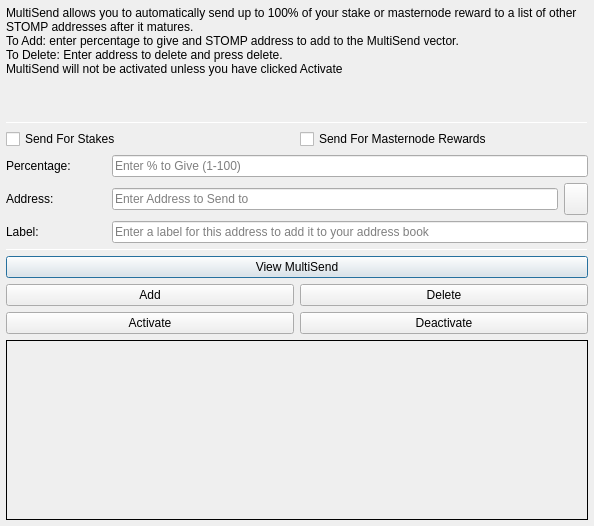
<?xml version="1.0" encoding="UTF-8"?>
<ui version="4.0">
 <class>MultiSendDialog</class>
 <widget class="QDialog" name="MultiSendDialog">
  <property name="windowModality">
   <enum>Qt::NonModal</enum>
  </property>
  <property name="geometry">
   <rect>
    <x>0</x>
    <y>0</y>
    <width>594</width>
    <height>526</height>
   </rect>
  </property>
  <property name="windowTitle">
   <string>MultiSend</string>
  </property>
  <layout class="QVBoxLayout" name="verticalLayout" stretch="0">
   <property name="margin">
    <number>6</number>
   </property>
   <item>
    <layout class="QVBoxLayout" name="verticalLayout_Main" stretch="1,1,1,0,1,1,1">
     <item>
      <widget class="QLabel" name="label_2">
       <property name="lineWidth">
        <number>1</number>
       </property>
       <property name="text">
        <string>MultiSend allows you to automatically send up to 100% of your stake or masternode reward to a list of other STOMP addresses after it matures.
To Add: enter percentage to give and STOMP address to add to the MultiSend vector.
To Delete: Enter address to delete and press delete.
MultiSend will not be activated unless you have clicked Activate</string>
       </property>
       <property name="alignment">
        <set>Qt::AlignLeading|Qt::AlignLeft|Qt::AlignTop</set>
       </property>
       <property name="wordWrap">
        <bool>true</bool>
       </property>
      </widget>
     </item>
     <item>
      <widget class="Line" name="line">
       <property name="minimumSize">
        <size>
         <width>0</width>
         <height>1</height>
        </size>
       </property>
       <property name="maximumSize">
        <size>
         <width>16777215</width>
         <height>1</height>
        </size>
       </property>
       <property name="orientation">
        <enum>Qt::Horizontal</enum>
       </property>
      </widget>
     </item>
     <item>
      <layout class="QVBoxLayout" name="verticalLayout_Settings">
       <item>
        <layout class="QHBoxLayout" name="horizontalLayout">
         <item>
          <widget class="QCheckBox" name="multiSendStakeCheckBox">
           <property name="text">
            <string>Send For Stakes</string>
           </property>
          </widget>
         </item>
         <item>
          <widget class="QCheckBox" name="multiSendMasternodeCheckBox">
           <property name="text">
            <string>Send For Masternode Rewards</string>
           </property>
          </widget>
         </item>
        </layout>
       </item>
       <item>
        <layout class="QHBoxLayout" name="horizontalLayout_6">
         <item>
          <widget class="QLabel" name="label">
           <property name="minimumSize">
            <size>
             <width>100</width>
             <height>0</height>
            </size>
           </property>
           <property name="toolTip">
            <string>Percentage of stake to send</string>
           </property>
           <property name="text">
            <string>Percentage:</string>
           </property>
          </widget>
         </item>
         <item>
          <widget class="QLineEdit" name="multiSendPercentEdit">
           <property name="toolTip">
            <string>Enter whole numbers 1 - 100</string>
           </property>
           <property name="placeholderText">
            <string>Enter % to Give (1-100)</string>
           </property>
          </widget>
         </item>
        </layout>
       </item>
       <item>
        <layout class="QHBoxLayout" name="horizontalLayout_7">
         <item>
          <widget class="QLabel" name="label_5">
           <property name="minimumSize">
            <size>
             <width>100</width>
             <height>0</height>
            </size>
           </property>
           <property name="toolTip">
            <string>Address to send portion of stake to</string>
           </property>
           <property name="text">
            <string>Address:</string>
           </property>
          </widget>
         </item>
         <item>
          <widget class="QLineEdit" name="multiSendAddressEdit">
           <property name="toolTip">
            <string/>
           </property>
           <property name="placeholderText">
            <string>Enter Address to Send to</string>
           </property>
          </widget>
         </item>
         <item>
          <widget class="QToolButton" name="addressBookButton">
           <property name="maximumSize">
            <size>
             <width>16777215</width>
             <height>32</height>
            </size>
           </property>
           <property name="toolTip">
            <string>Choose an address from the address book</string>
           </property>
           <property name="text">
            <string/>
           </property>
           <property name="icon">
            <iconset resource="../stomp.qrc">
             <normaloff>:/icons/address-book</normaloff>:/icons/address-book</iconset>
           </property>
           <property name="shortcut">
            <string>Alt+A</string>
           </property>
          </widget>
         </item>
        </layout>
       </item>
      </layout>
     </item>
     <item>
      <layout class="QHBoxLayout" name="horizontalLayout_3">
       <item>
        <widget class="QLabel" name="label_3">
         <property name="minimumSize">
          <size>
           <width>100</width>
           <height>0</height>
          </size>
         </property>
         <property name="text">
          <string>Label:</string>
         </property>
        </widget>
       </item>
       <item>
        <widget class="QLineEdit" name="labelAddressLabelEdit">
         <property name="placeholderText">
          <string>Enter a label for this address to add it to your address book</string>
         </property>
        </widget>
       </item>
      </layout>
     </item>
     <item>
      <widget class="Line" name="line_2">
       <property name="minimumSize">
        <size>
         <width>0</width>
         <height>1</height>
        </size>
       </property>
       <property name="maximumSize">
        <size>
         <width>16777215</width>
         <height>1</height>
        </size>
       </property>
       <property name="orientation">
        <enum>Qt::Horizontal</enum>
       </property>
      </widget>
     </item>
     <item>
      <layout class="QVBoxLayout" name="verticalLayout_Buttons">
       <item>
        <layout class="QHBoxLayout" name="horizontalLayout_4">
         <item>
          <widget class="QPushButton" name="viewButton">
           <property name="toolTip">
            <string/>
           </property>
           <property name="statusTip">
            <string>View MultiSend Vector</string>
           </property>
           <property name="text">
            <string>View MultiSend</string>
           </property>
          </widget>
         </item>
        </layout>
       </item>
       <item>
        <layout class="QHBoxLayout" name="horizontalLayout_2">
         <item>
          <widget class="QPushButton" name="addButton">
           <property name="toolTip">
            <string/>
           </property>
           <property name="statusTip">
            <string>Add to MultiSend Vector</string>
           </property>
           <property name="text">
            <string>Add</string>
           </property>
          </widget>
         </item>
         <item>
          <widget class="QPushButton" name="deleteButton">
           <property name="toolTip">
            <string/>
           </property>
           <property name="statusTip">
            <string>Delete Address From MultiSend Vector</string>
           </property>
           <property name="text">
            <string>Delete</string>
           </property>
          </widget>
         </item>
        </layout>
       </item>
       <item>
        <layout class="QHBoxLayout" name="horizontalLayout_5">
         <item>
          <widget class="QPushButton" name="activateButton">
           <property name="statusTip">
            <string>Activate MultiSend</string>
           </property>
           <property name="text">
            <string>Activate</string>
           </property>
          </widget>
         </item>
         <item>
          <widget class="QPushButton" name="disableButton">
           <property name="statusTip">
            <string>Deactivate MultiSend</string>
           </property>
           <property name="text">
            <string>Deactivate</string>
           </property>
          </widget>
         </item>
        </layout>
       </item>
      </layout>
     </item>
     <item>
      <widget class="QLabel" name="message">
       <property name="minimumSize">
        <size>
         <width>0</width>
         <height>180</height>
        </size>
       </property>
       <property name="frameShape">
        <enum>QFrame::Panel</enum>
       </property>
       <property name="frameShadow">
        <enum>QFrame::Plain</enum>
       </property>
       <property name="lineWidth">
        <number>1</number>
       </property>
       <property name="midLineWidth">
        <number>1</number>
       </property>
       <property name="text">
        <string/>
       </property>
       <property name="alignment">
        <set>Qt::AlignLeading|Qt::AlignLeft|Qt::AlignTop</set>
       </property>
       <property name="wordWrap">
        <bool>true</bool>
       </property>
      </widget>
     </item>
    </layout>
   </item>
  </layout>
 </widget>
 <resources>
  <include location="../stomp.qrc"/>
 </resources>
 <connections/>
</ui>
